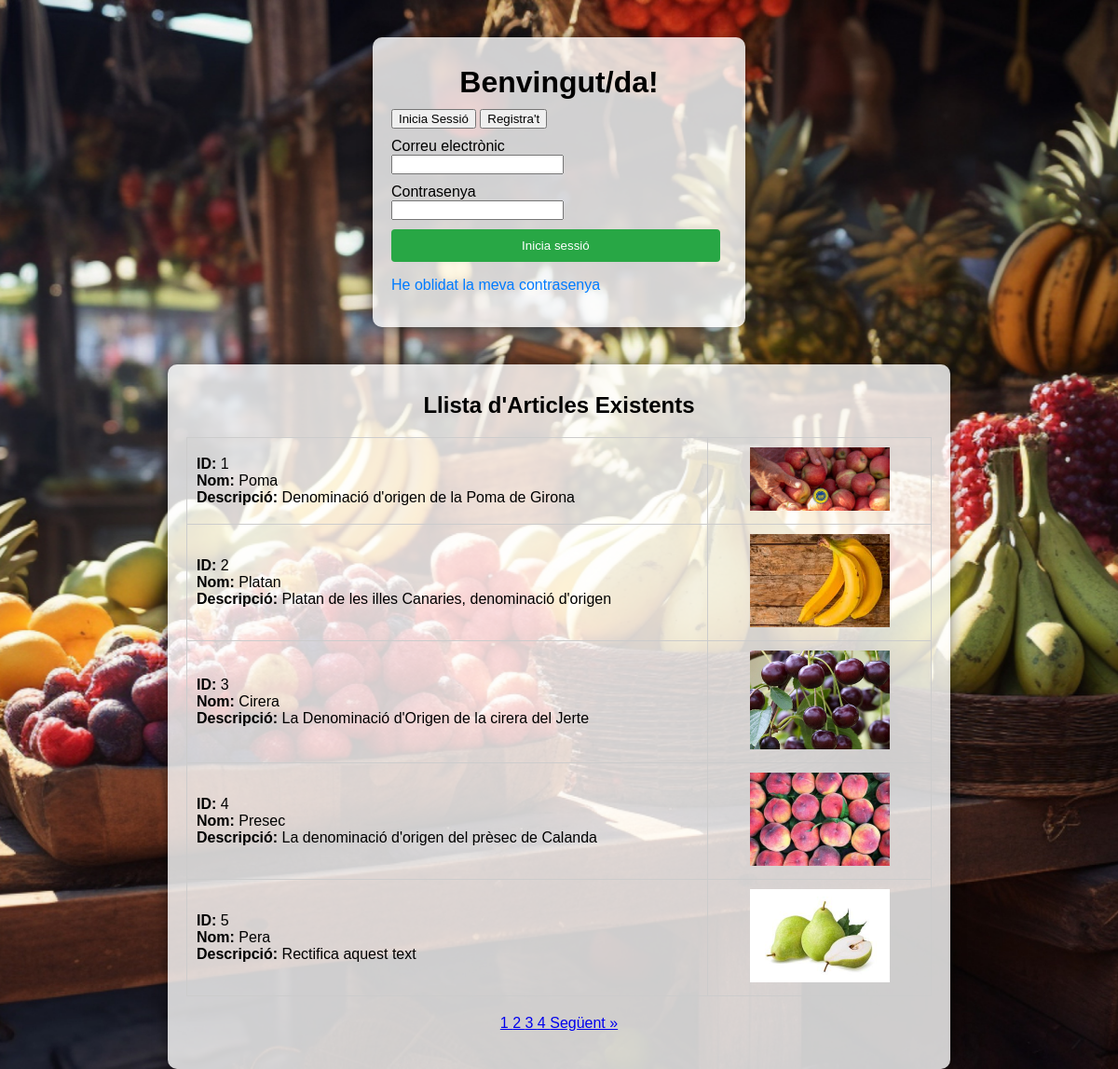
Screenshot of /vista.formularilogin.php with the database file from the repository.
### tables this page shows
CREATE TABLE articles (
    id_article INT AUTO_INCREMENT PRIMARY KEY,
    nom VARCHAR(255) NOT NULL,
    cos TEXT NOT NULL,
    quantitat_disponible INT,
    preu INT,
    img_path VARCHAR(255)  
);

### controlador/cont.processar.php (called while the page is built, shortened)
<?php
$pdo = obtenirConnexio();
function obtenirArticles($paginaActual, $articlesPerPagina) {
    global $pdo;
    try{
        $offset = ($paginaActual - 1) * $articlesPerPagina;
        $stmt = $pdo->prepare("SELECT id_article, nom, cos, img_path, quantitat_disponible FROM articles LIMIT :limit OFFSET :offset");
        $stmt->bindValue(':limit', $articlesPerPagina, PDO::PARAM_INT);
        $stmt->bindValue(':offset', $offset, PDO::PARAM_INT);
        $stmt->execute();
        return $stmt->fetchAll(PDO::FETCH_ASSOC);
    }catch(PDOException $e){
        return ['error'=> "No s'aconseguit finalitzar correctement la funció obtenirArticles" . $e->getMessage()];
    }
}
function obtenirTotalArticles() {
    global $pdo;
    try{
        $stmt = $pdo->query("SELECT COUNT(*) as total FROM articles");
        $row = $stmt->fetch(PDO::FETCH_ASSOC);
        return $row['total'];
    }catch(PDOException $e){
        return ['error'=> "No s'aconseguit finalitzar correctement la funció obtenirTotalArticles" . $e->getMessage()];
    }
}
function obtenirTotalPagines($articlesPerPagina) {
    try{
        $totalArticles = obtenirTotalArticles();
        return ceil($totalArticles / $articlesPerPagina);
    }catch(PDOException $e){
        return ['error'=> "No s'aconseguit finalitzar correctement la funció obtenirTotalPagines" . $e->getMessage()];
    }
}

### vista.formularilogin.php (the view, shortened to what this page needs)
<?php
require 'controlador/cont.processar.php';
    $articlesPerPagina = 5;
    $paginaActual = max(1, isset($_GET['pagina']) ? (int)$_GET['pagina'] : 1);
    $articles = obtenirArticles($paginaActual, $articlesPerPagina);
    $totalPagines = obtenirTotalPagines($articlesPerPagina);
?>
<!DOCTYPE html>
<html lang="ca">
<head>
    <link rel="stylesheet" href="css/estils.css">
</head>
    <body>
        <div class="container simple">
        <h1>Benvingut/da!</h1>
        <div class="modal-header">
            <button id="loginBtn" class="active">Inicia Sessió</button>
            <button id="registerBtn">Registra't</button>
        </div>
        <form id="loginForm" class="active" action="model/model.login.php" method="POST">
            <label for="emailLogin">Correu electrònic</label>
            <input type="email" id="emailLogin" name="email" required value="<?= isset($_SESSION['dadesForm']['email']) ? htmlspecialchars($_SESSION['dadesForm']['email']) : ''; ?>">
            <label for="passwordLogin">Contrasenya</label>
            <input type="password" id="passwordLogin" name="password" required>
            <button type="submit" class="enviardades">Inicia sessió</button>
            <p class="forgot-password"><a href="vista.oblit.php">He oblidat la meva contrasenya</a></p>
        </form>
    </div>
    <div class="container">
        <h2>Llista d'Articles Existents</h2>
        <?php if (count($articles) > 0): ?>
            <table class="table" style="width: 100%; border-collapse: collapse;">
                <tbody>
                    <?php foreach ($articles as $article): ?>
                        <tr>
                            <td style="padding: 10px; border: 1px solid #ccc; width: 70%;">
                                <strong>ID:</strong> <?php echo htmlspecialchars($article['id_article']); ?><br>
                                <strong>Nom:</strong> <?php echo htmlspecialchars($article['nom']); ?><br>
                                <strong>Descripció:</strong> <?php echo htmlspecialchars($article['cos']); ?>
                            </td>
                            <td style="padding: 10px; border: 1px solid #ccc; width: 30%; text-align: center;">
                                <img src="<?php echo htmlspecialchars($article['img_path']); ?>" alt="Imatge de l'article" style="max-width: 150px; height: auto;">
                            </td>
                        </tr>
                    <?php endforeach; ?>
                </tbody>
            </table>
        <?php else: ?>
            <p>No hi ha articles disponibles.</p>
        <?php endif; ?>
        <div class="paginacio">
            <?php for ($i = 1; $i <= $totalPagines; $i++): ?>
                <a href="?pagina=<?php echo $i; ?>" <?php echo $i == $paginaActual ? 'class="active"' : ''; ?>>
                    <?php echo $i; ?>
                </a>
            <?php endfor; ?>
            <?php if ($paginaActual < $totalPagines): ?>
                <a href="?pagina=<?php echo $paginaActual + 1; ?>">Següent &raquo;</a>
            <?php endif; ?>
        </div>
    </div>
    </body>
</html>

### css/estils.css (style rules this page uses)
body, html { margin: 0; padding: 0; font-family: Arial, sans-serif; background: url('/img/tienda.jpg') no-repeat center center fixed; background-size: cover; height: 100vh; }
.container { background: rgba(255, 255, 255, 0.8); padding: 20px; border-radius: 10px; width: 800px; margin: 40px auto; box-shadow: 0 0 15px rgba(0, 0, 0, 0.5); clear: both; }
h1, h2, h4 { text-align: center; margin: 10px 0; }
form { width: 100%; margin: 0 auto; clear: both; }
label { display: block; margin-top: 10px; }
.enviardades { padding: 10px; margin-top: 10px; background-color: #28a745; color: white; border: none; border-radius: 4px; cursor: pointer; width: 98%; clear: both; }
table { width: 100%; border-collapse: collapse; margin-top: 20px; float: none; }
th, td { padding: 10px; border: 1px solid #ccc; text-align: left; }
.paginacio { text-align: center; margin: 20px 0; }
.simple { width: 30vw; padding-inline: 20px; }
form { display: none; }
form.active { display: block; }
p a { color: #007bff; text-decoration: none; }

### rows the page displays
articles: id_article "1", nom "Poma", cos "Denominació d'origen de la Poma de Girona", img_path (picture)
articles: id_article "2", nom "Platan", cos "Platan de les illes Canaries, denominació d'origen", img_path (picture)
articles: id_article "3", nom "Cirera", cos "La Denominació d'Origen de la cirera del Jerte", img_path (picture)
articles: id_article "4", nom "Presec", cos "La denominació d'origen del prèsec de Calanda", img_path (picture)
articles: id_article "5", nom "Pera", cos "Rectifica aquest text", img_path (picture)
